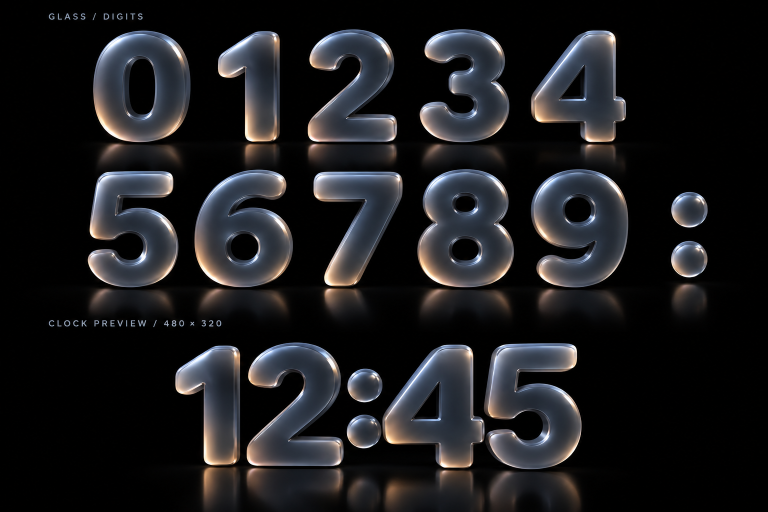
#> input picture esphome/assets/flip_glass/approved-design.png, 1536 x 1024 px (shown at 1/2 size)
$ python build_flip_glass_assets.py
#> lines starting #> are read from the running program, lines starting #| are printed output that depends on the picture
"""Pack the approved Glass artwork into fixed-cell RGB565 firmware sprites.

This only extracts and downsamples the approved artwork; it does not redraw it.
Requires Pillow and NumPy. Run from any directory with Python 3.
"""
from pathlib import Path
import hashlib
import json

import numpy as np
from PIL import Image

ROOT = Path(__file__).resolve().parents[1]
ASSETS = ROOT / "assets" / "flip_glass"
WIDTH, HEIGHT = 100, 128
# Exclude the specimen's labels and floor reflections. Reflections are rendered
# from the animated framebuffer on the device, so they follow the moving flaps.
BOXES = [
    (177, 54, 385, 285), (432, 54, 578, 285), (608, 54, 802, 285),
    (832, 54, 1030, 285), (1057, 54, 1263, 287),
    (167, 335, 385, 577), (391, 335, 588, 577), (616, 335, 810, 577),
    (831, 335, 1028, 578), (1053, 335, 1270, 578),
]


def main():
    source = ASSETS / "approved-design.png"
    board = Image.open(source).convert("RGB")
#> board is the input picture: PIL image 1536x1024 RGB; mean R, G, B 27.7, 27.7, 29.8
    assert board.size == (1536, 1024), "Crop coordinates belong to the approved board"
    cells = []
    for box in BOXES:
        glyph = board.crop(box)
        bounds = Image.fromarray((np.asarray(glyph).max(axis=2) > 24).astype("uint8") * 255).getbbox()
        assert bounds is not None
        glyph = glyph.crop(bounds)
        width = min(WIDTH - 2, round(glyph.width * (HEIGHT - 2) / glyph.height))
        glyph = glyph.resize((width, HEIGHT - 2), Image.Resampling.LANCZOS)
        cell = Image.new("RGB", (WIDTH, HEIGHT))
        cell.paste(glyph, ((WIDTH - width) // 2, 1))
        cells.append(cell)
#> this loop made 10 passes
#> bounds on passes 1 to 10: (9, 7, 204, 231), (4, 8, 128, 231), (7, 4, 187, 231), (7, 4, 187, 231), (5, 7, 195, 232), (8, 7, 190, 242), (0, 4, 195, 242), (11, 8, 189, 242), (3, 3, 197, 243), (9, 3, 204, 243)
#> pass 1, in main, `glyph = board.crop(box)`:
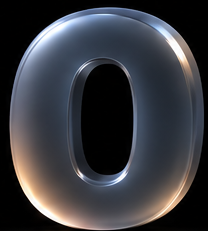
#> glyph: PIL image 208x231 RGB; mean R, G, B 56.6, 57.6, 63.1
#> pass 1, in main, `glyph = glyph.resize((width, HEIGHT - 2), Image.Resampling.LANCZOS)`:
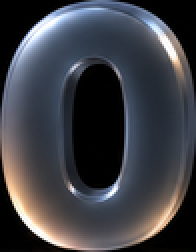
#> glyph: PIL image 98x126 RGB (shown 2 times larger); mean R, G, B 62.3, 63.5, 69.5
#> after the loop:
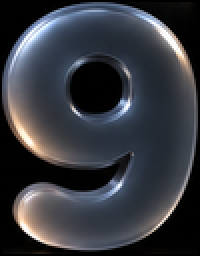
#> cell: PIL image 100x128 RGB (shown 2 times larger); mean R, G, B 54.5, 56.8, 63.4
#> after the loop:
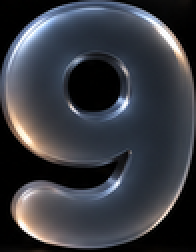
#> glyph: PIL image 98x126 RGB (shown 2 times larger); mean R, G, B 56.5, 58.9, 65.7
#> after the loop, cells = 10 items
    # Reuse the approved round glass colon, with a stable position and no blink.
    dot = board.crop((1336, 377, 1422, 464))
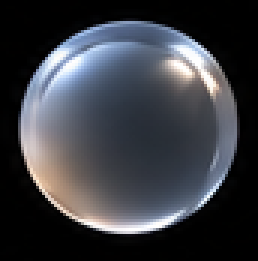
#> dot: PIL image 86x87 RGB (shown 3 times larger); mean R, G, B 58.6, 60.8, 66.9
    bounds = Image.fromarray((np.asarray(dot).max(axis=2) > 24).astype("uint8") * 255).getbbox()
#> bounds = (6, 7, 80, 78)
    dot = dot.crop(bounds).resize((24, 24), Image.Resampling.LANCZOS)
#> dot: PIL image 24x24 RGB
    colon = Image.new("RGB", (WIDTH, HEIGHT))
    colon.paste(dot, (38, 28))
    colon.paste(dot, (38, 78))
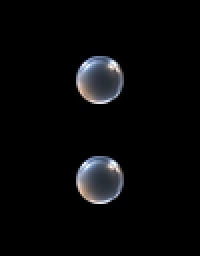
#> colon: PIL image 100x128 RGB (shown 2 times larger); mean R, G, B 7.6, 7.8, 8.6
    cells.append(colon)
    atlas = Image.new("RGB", (WIDTH * 11, HEIGHT))
#> atlas: PIL image 1100x128 RGB; every value is 0
    values = []
    for index, cell in enumerate(cells):
        rgb = np.asarray(cell).copy()
        rgb[rgb.max(axis=2) <= 4] = 0
        cell = Image.fromarray(rgb)
        cell.save(ASSETS / f"{'colon' if index == 10 else index}.png")
        atlas.paste(cell, (index * WIDTH, 0))
        rgb = rgb.astype(np.uint16)
        values.extend((((rgb[:, :, 0] >> 3) << 11) | ((rgb[:, :, 1] >> 2) << 5) | (rgb[:, :, 2] >> 3)).ravel().tolist())
#> this loop made 11 passes
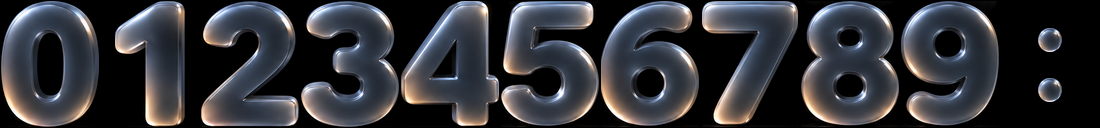
#> atlas: PIL image 1100x128 RGB; mean R, G, B 51.3, 52.4, 57.5
#> after the loop, values = 140800 items
    atlas.save(ASSETS / "digits.png")
    rows = [", ".join(f"0x{value:04x}" for value in values[i:i+16]) + "," for i in range(0, len(values), 16)]
    (ROOT / "flip_glass_assets.h").write_text(
        "// Generated by tools/build_flip_glass_assets.py. Do not edit.\n#pragma once\n#include <cstdint>\n"
        "namespace flip_glass_assets {\n"
        f"constexpr int kWidth = {WIDTH}, kHeight = {HEIGHT}, kGlyphs = 11;\n"
        "// Opaque RGB565 on black; glass translucency is baked into the artwork.\n"
        "alignas(4) inline constexpr uint16_t kPixels[] = {\n" + "\n".join(rows) +
        "\n};\n}  // namespace flip_glass_assets\n", encoding="utf-8")
    (ASSETS / "manifest.json").write_text(json.dumps({
        "source_sha256": hashlib.sha256(source.read_bytes()).hexdigest(),
        "atlas_sha256": hashlib.sha256((ASSETS / "digits.png").read_bytes()).hexdigest(),
        "cell_width": WIDTH, "cell_height": HEIGHT, "glyphs": "0123456789:",
        "compiled_bytes": len(values) * 2, "source_boxes": BOXES,
    }, indent=2) + "\n", encoding="utf-8")
    print(f"Packed 10 approved digits and colon: {len(values) * 2:,} bytes in flash.")
#| Packed 10 approved digits and colon: 281,600 bytes in flash.


if __name__ == "__main__":
    main()
